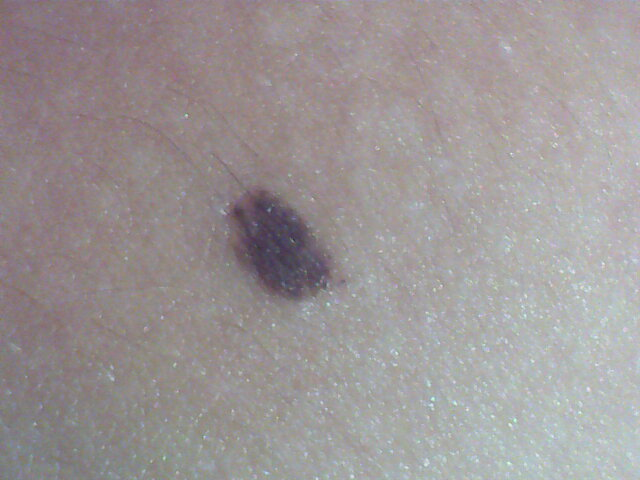
%> input picture Lab3_PDI_[Lamas-Martínez]/img1.png, 640 x 480 px
$ octave src_algorithm.m   (GNU Octave 9; MATLAB toolbox functions it lacks are replaced by stand-ins)
%> lines starting %> are read from the running program, lines starting %| are printed output that depends on the picture
%   Implementation of
%   Spectral Ratio Contrast Algorithm for Edge Detection.
%   Cristian Martínez - Felipe Lamas.

%%  Entrenamiento.

clear all;
close all;
clc;

% Lectura de imagenes.
img(:,:,:,1) = imread('img1.png');
%> img is the input picture: size 480x640x3 uint8; mean R, G, B 156.1, 149.8, 150.4
img(:,:,:,2) = imread('img2.png');
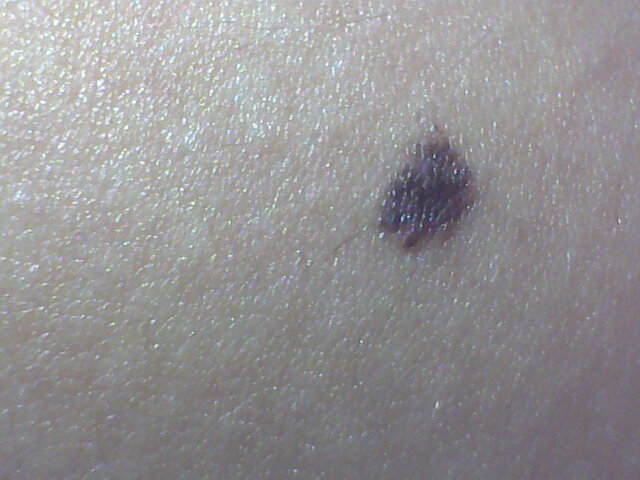
%> input picture Lab3_PDI_[Lamas-Martínez]/img2.png, 640 x 480 px
img(:,:,:,3) = imread('img3.png');
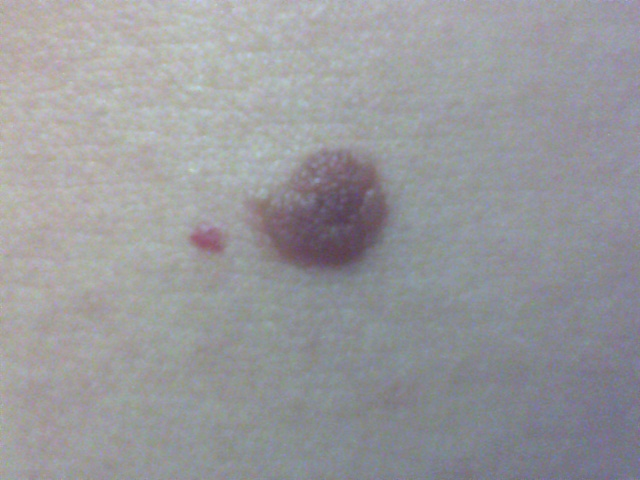
%> input picture Lab3_PDI_[Lamas-Martínez]/img3.png, 640 x 480 px
img(:,:,:,4) = imread('img4.png');
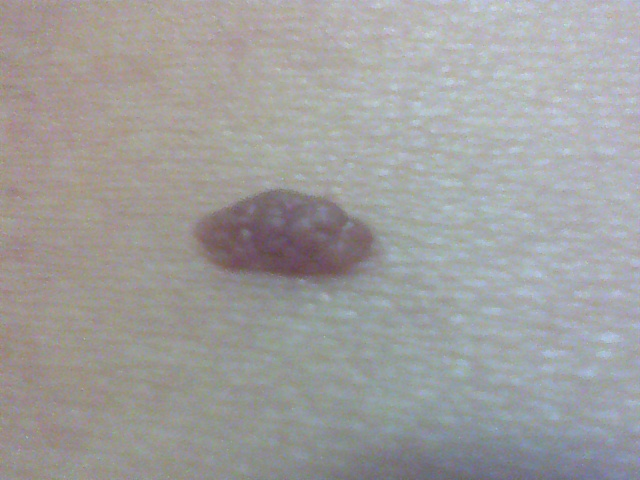
%> input picture Lab3_PDI_[Lamas-Martínez]/img4.png, 640 x 480 px
img(:,:,:,5) = imread('img5.png');
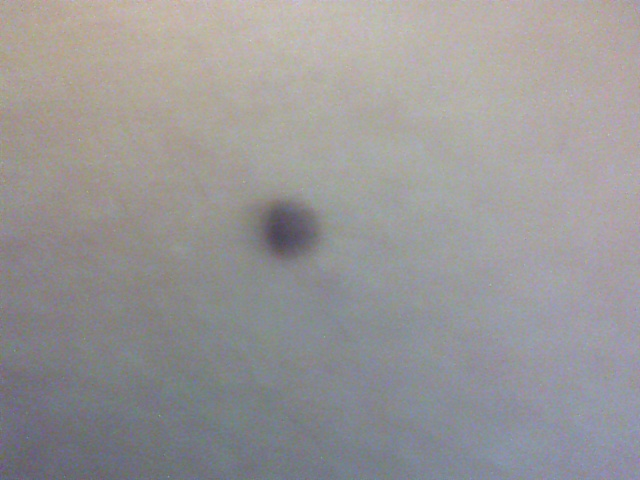
%> input picture Lab3_PDI_[Lamas-Martínez]/img5.png, 640 x 480 px
img(:,:,:,6) = imread('img6.png');
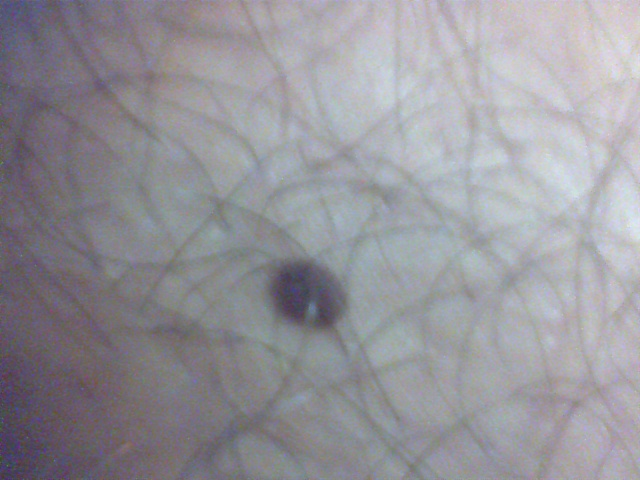
%> input picture Lab3_PDI_[Lamas-Martínez]/img6.png, 640 x 480 px
%> (the run ends here)
